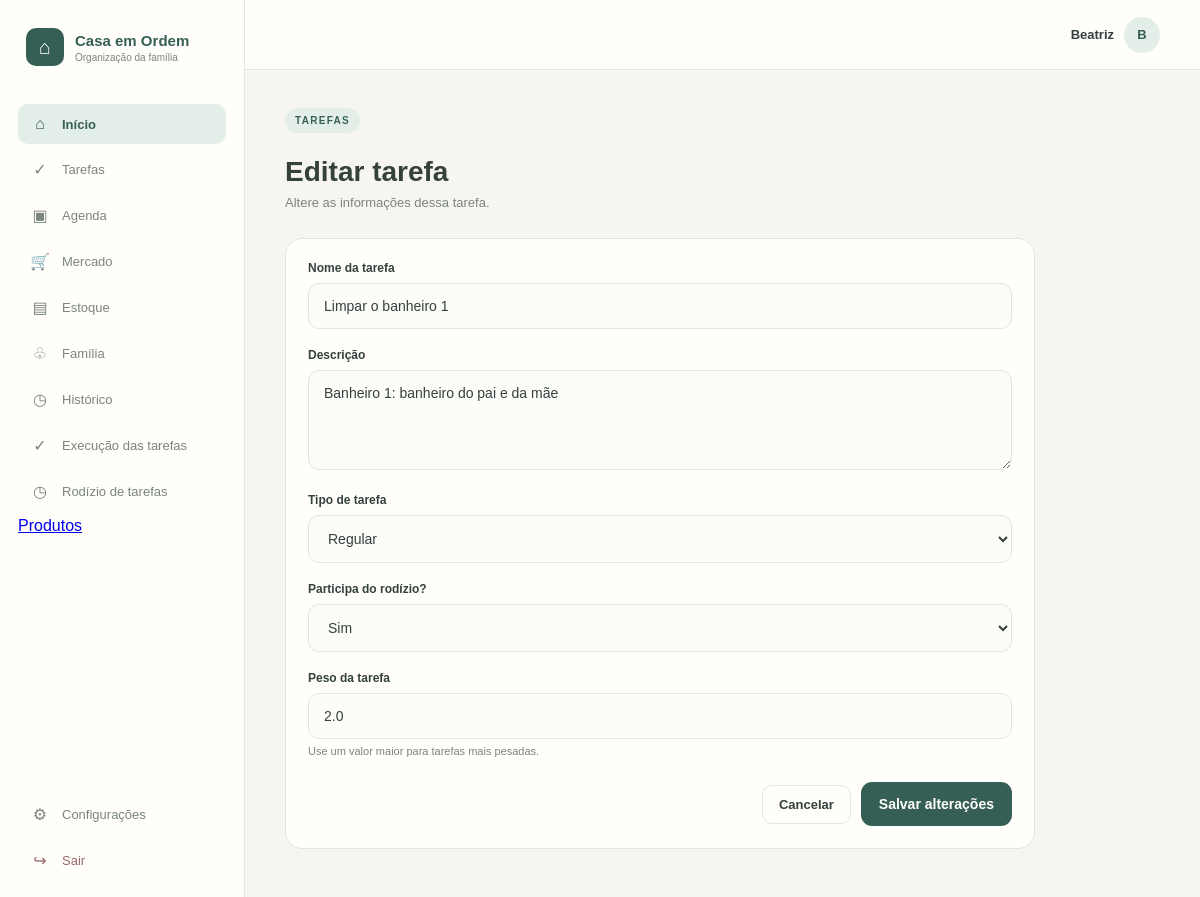
Page /tarefas/editar/2 (signed in) on the committed database.
### tables this page shows
CREATE TABLE "TAREFA" (
	"id_tarefa"	INTEGER NOT NULL,
	"id_familia"	INTEGER NOT NULL,
	"id_usuario_criador"	INTEGER NOT NULL,
	"nome"	TEXT NOT NULL,
	"descricao"	TEXT,
	"tipo"	TEXT NOT NULL,
	"participa_rodizio"	INTEGER NOT NULL,
	"peso"	REAL NOT NULL,
	"ativa"	INTEGER NOT NULL,
	"data_cadastro"	NUMERIC NOT NULL,
	PRIMARY KEY("id_tarefa"),
	FOREIGN KEY("id_familia") REFERENCES "FAMILIA"("id_familia"),
	FOREIGN KEY("id_usuario_criador") REFERENCES "USUARIO"("id_usuario")
);

### app.py (the view, shortened to what this page needs)
@app.route(
    "/tarefas/editar/<int:id_tarefa>",
    methods=["GET", "POST"]
)
def editar_tarefa(id_tarefa):
    if "id_usuario" not in session:
        return redirect(url_for("login"))
    if session["tipo_usuario"] != "ADMINISTRADOR":
        flash("Apenas o administrador pode editar tarefas.")
        return redirect(url_for("tarefas"))
    conexao = conectar_banco()
    try:
        tarefa = conexao.execute(
            """
            SELECT *
            FROM TAREFA
            WHERE id_tarefa = ?
              AND id_familia = ?
              AND ativa = 1
            """,
            (
                id_tarefa,
                session["id_familia"]
            )
        ).fetchone()
        if not tarefa:
            flash("Tarefa não encontrada.")
            return redirect(url_for("tarefas"))
    finally:
        conexao.close()
    return render_template(
        "editar_tarefa.html",
        tarefa=tarefa
    )

### app.py (called while the page is built)
def conectar_banco():
    conexao = sqlite3.connect(
        DATABASE,
        timeout=10
    )
    conexao.row_factory = sqlite3.Row
    conexao.execute("PRAGMA busy_timeout = 10000")
    conexao.execute("PRAGMA foreign_keys = ON")
    return conexao

### templates/editar_tarefa.html (shortened to what this page needs)
{% extends "base.html" %}
{% block content %}
<div class="pagina-cabecalho">
    <div>
        <span class="etiqueta">TAREFAS</span>
        <h1>Editar tarefa</h1>
        <p>
            Altere as informações dessa tarefa.
        </p>
    </div>
</div>
<div class="painel formulario-painel">
    <form method="POST">
        <div class="campo">
            <label for="nome">
                Nome da tarefa
            </label>
            <input
                type="text"
                id="nome"
                name="nome"
                value="{{ tarefa['nome'] }}"
                required
            >
        </div>
        <div class="campo">
            <label for="descricao">
                Descrição
            </label>
            <textarea
                id="descricao"
                name="descricao"
                rows="4"
            >{{ tarefa['descricao'] or '' }}</textarea>
        </div>
        <div class="campo">
            <label for="tipo">
                Tipo de tarefa
            </label>
            <select
                id="tipo"
                name="tipo"
                required
            >
                <option
                    value="REGULAR"
                    {% if tarefa['tipo'] == 'REGULAR' %}selected{% endif %}
                >
                    Regular
                </option>
            </select>
        </div>
        <div class="campo">
            <label for="participa_rodizio">
                Participa do rodízio?
            </label>
            <select
                id="participa_rodizio"
                name="participa_rodizio"
                required
            >
                <option
                    value="1"
                    {% if tarefa['participa_rodizio'] == 1 %}selected{% endif %}
                >
                    Sim
                </option>
            </select>
        </div>
        <div class="campo">
            <label for="peso">
                Peso da tarefa
            </label>
            <input
                type="number"
                id="peso"
                name="peso"
                value="{{ tarefa['peso'] }}"
                min="0.1"
                step="0.1"
                required
            >
            <small>
                Use um valor maior para tarefas mais pesadas.
            </small>
        </div>
        <div class="formulario-acoes">
            <a
                href="{{ url_for('tarefas') }}"
                class="botao-secundario"
            >
                Cancelar
            </a>
            <button
                type="submit"
                class="botao-principal"
            >
                Salvar alterações
            </button>
        </div>
    </form>
</div>
{% endblock %}

### static/css/style.css (style rules this page uses)
* { margin: 0; padding: 0; box-sizing: border-box; }
:root { --fundo: #f7f5ef; --branco: #fffefa; --verde: #355f54; --verde-claro: #e4eee8; --verde-medio: #cddfd7; --amarelo: #f2cf5b; --texto: #34413d; --texto-suave: #7b8580; --borda: #e3e5df; }
body { font-family: Arial, Helvetica, sans-serif; background-color: var(--fundo); color: var(--texto); }
.etiqueta { display: inline-block; font-size: 10px; font-weight: 700; letter-spacing: 1.3px; color: var(--verde); background-color: var(--verde-claro); padding: 7px 10px; border-radius: 20px; margin-bottom: 13px; }
.campo { margin-bottom: 19px; }
.campo label { display: block; font-size: 12px; font-weight: 700; margin-bottom: 8px; color: var(--texto); }
.campo input, .campo textarea, .campo select { width: 100%; padding: 14px 15px; border: 1px solid var(--borda); border-radius: 11px; background-color: #fcfcf9; color: var(--texto); font-size: 14px; outline: none; transition: 0.2s; font-family: inherit; }
.campo textarea { resize: vertical; min-height: 100px; }
.campo input::placeholder, .campo textarea::placeholder { color: #a8afaa; }
.campo small { display: block; margin-top: 6px; color: var(--texto-suave); font-size: 11px; }
button { font-family: inherit; }
button[type="submit"] { width: 100%; display: flex; align-items: center; justify-content: center; gap: 10px; margin-top: 8px; padding: 14px 18px; border: none; border-radius: 11px; background-color: var(--verde); color: white; font-size: 14px; font-weight: 700; cursor: pointer; transition: 0.2s; }
.botao-principal { display: inline-flex; align-items: center; justify-content: center; gap: 8px; padding: 11px 16px; border: none; border-radius: 10px; background-color: var(--verde); color: white; text-decoration: none; font-size: 13px; font-weight: 700; cursor: pointer; transition: 0.2s; }
.botao-secundario { display: inline-flex; align-items: center; justify-content: center; padding: 11px 16px; border: 1px solid var(--borda); border-radius: 10px; background-color: var(--branco); color: var(--texto); text-decoration: none; font-size: 13px; font-weight: 600; cursor: pointer; transition: 0.2s; }
.pagina-cabecalho { margin-bottom: 28px; display: flex; align-items: flex-end; justify-content: space-between; gap: 20px; }
.pagina-cabecalho h1 { font-size: 28px; margin: 10px 0 7px; color: var(--texto); }
.pagina-cabecalho p { color: var(--texto-suave); font-size: 13px; }
.painel { background-color: var(--branco); border: 1px solid var(--borda); border-radius: 17px; padding: 22px; min-height: 300px; }
.formulario-painel { max-width: 750px; min-height: auto; }
.formulario-acoes { display: flex; justify-content: flex-end; align-items: center; gap: 10px; margin-top: 25px; }
.formulario-acoes button[type="submit"] { width: auto; margin-top: 0; }

### rows in the picture
TAREFA: nome "Limpar o banheiro 1", descricao "Banheiro 1: banheiro do pai e da mãe", tipo "Regular", participa_rodizio "Sim", peso "2.0"

### other values in the picture
{{ session["nome_usuario"] }} "Beatriz"
{{ session["nome_usuario"][0]|upper }} "B"
